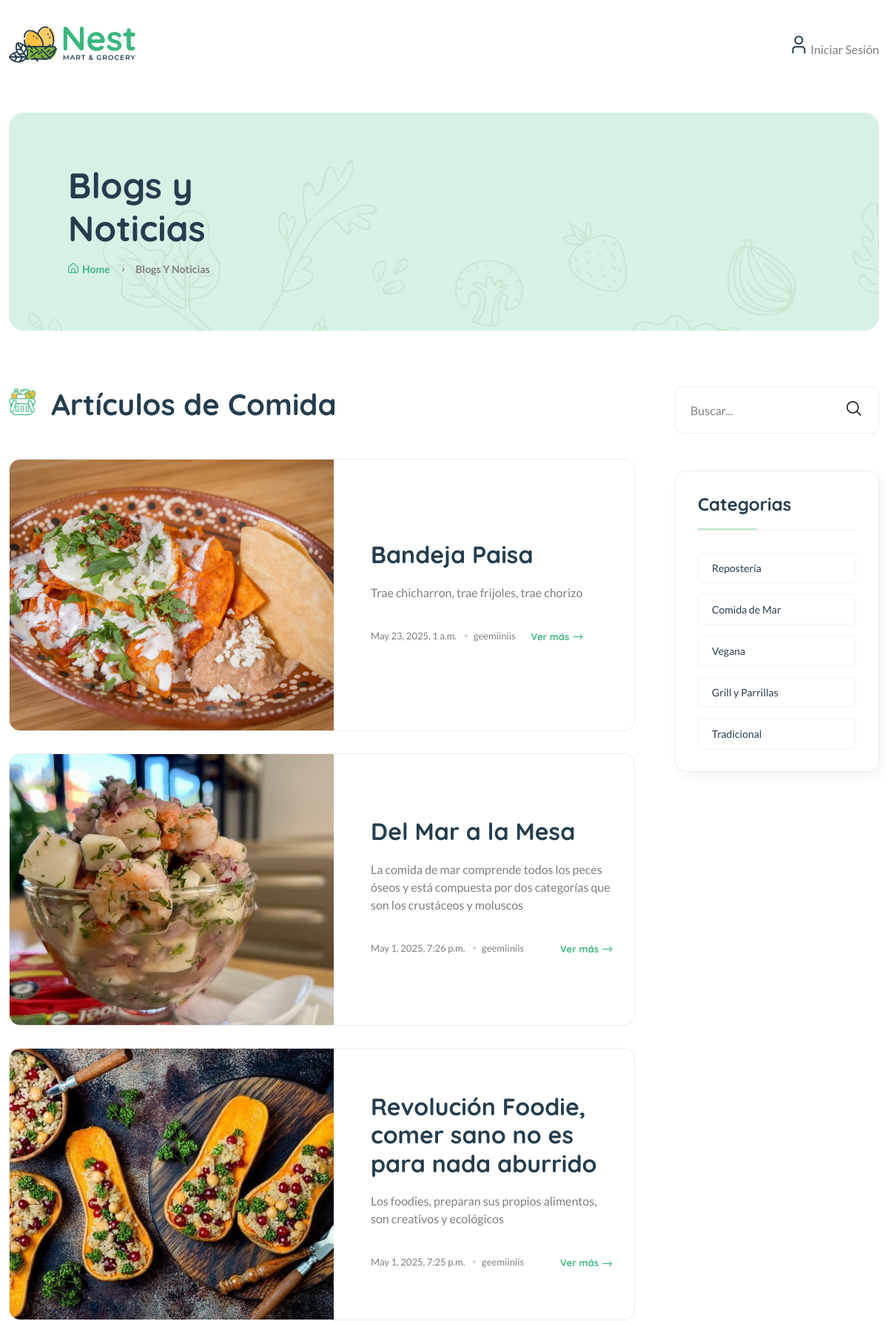
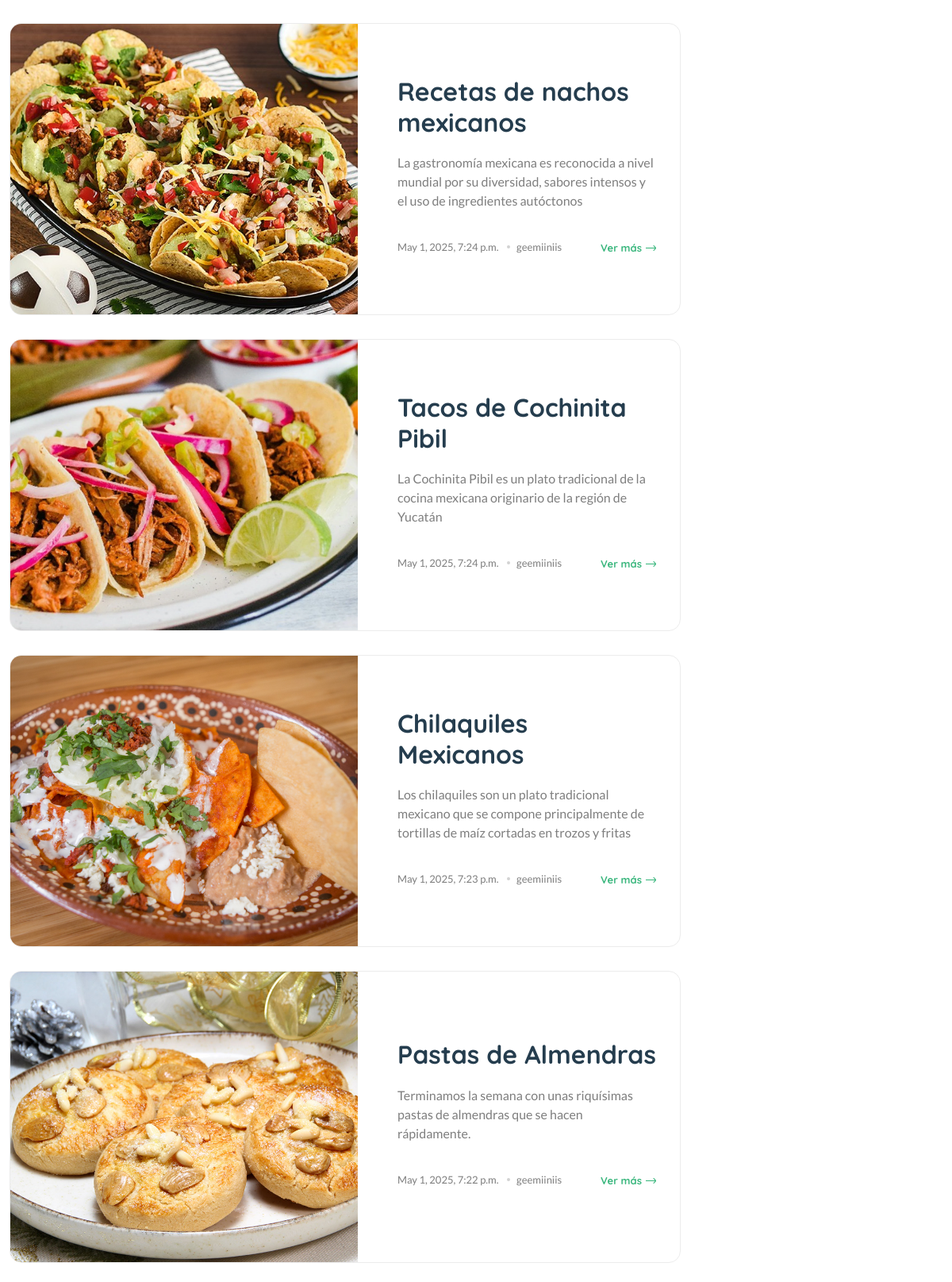
The page / (upper part) on the database its author committed (2 pictures, top to bottom).
### blogs/models.py (models this page shows, shortened)
class Blog(models.Model):
    title = models.CharField(max_length=100)
    slug = models.SlugField(max_length=150, unique=True, blank=True)
    category = models.ForeignKey(Category, on_delete=models.CASCADE)
    author=models.ForeignKey(User, on_delete=models.CASCADE)
    featured_image = models.ImageField(upload_to='uploads/%Y/%m/%d')
    short_description = models.TextField(max_length=500)
    blog_body=models.TextField(max_length=2000)
    status = models.TextField(max_length=20, choices=STATUS_CHOICES, default="Draft")
    is_featured = models.BooleanField(default=False)
    created_at = models.DateTimeField(auto_now_add=True)
    update_at = models.DateTimeField(auto_now=True)

class Category(models.Model):
    category_name = models.CharField(max_length=50, unique=True)
    created_at = models.DateTimeField(auto_now_add=True)
    update_at = models.DateTimeField(auto_now=True)
    class Meta:
        verbose_name_plural='categories'

### blog_enterprise/views.py (the view)
# urls.py: 2. Add a URL to urlpatterns:  path('', views.home, name='home')
def home(request):
    posts = Blog.objects.filter(is_featured=True).order_by('-update_at')
    context = {
        'featured_posts': posts
    }
    return render(request, 'home.html', context)

### blogs/context_processors.py (called while the page is built)
def get_categories(request):
    categories = Category.objects.all()
    return dict(categories=categories)

### templates/home.html (shortened to what this page needs)
{% extends 'base.html' %}
{% load static %}
    {% block content %}
    <main class="main">
        <div class="page-header mt-30 mb-75">
            <div class="container">
                <div class="archive-header">
                    <div class="row align-items-center">
                        <div class="col-xl-3">
                            <h1 class="mb-15">Blogs y Noticias</h1>
                            <div class="breadcrumb">
                                <a href="{% url 'home' %}" rel="nofollow"><i class="fi-rs-home mr-5"></i>Home</a>
                                <span></span> Blogs y Noticias
                            </div>
                        </div>
                    </div>
                </div>
            </div>
        </div>
        <div class="page-content mb-50">
            <div class="container">
                <div class="row">
                    <div class="col-lg-9">
                        <div class="shop-product-fillter mb-50 pr-30">
                            <div class="totall-product">
                                <h2>
                                    <img class="w-36px mr-10" src="{% static 'assets/imgs/theme/icons/category-1.svg' %}" alt="" />
                                    Artículos de Comida
                                </h2>
                            </div>
                        </div>
                        <div class="loop-grid loop-list pr-30 mb-50">
                            {% for post in featured_posts %}
                            <article class="wow fadeIn animated hover-up mb-30 animated">
                                <div class="post-thumb" style="background-image: url({{ post.featured_image.url }})"></div>
                                <div class="entry-content-2 pl-50">
                                    <h3 class="post-title mb-20">
                                        <a href="{% url 'blogs' post.slug %}">{{ post.title }}</a>
                                    </h3>
                                    <p class="post-exerpt mb-40">{{ post.short_description }}</p>
                                    <div class="entry-meta meta-1 font-xs color-grey mt-10 pb-10">
                                        <div>
                                            <span class="post-on">{{ post.created_at }}</span>
                                            <span class="hit-count has-dot">{{ post.author }}</span>
                                        </div>
                                        <a href="{% url 'blogs' post.slug %}" class="text-brand font-heading font-weight-bold"> Ver más<i class="fi-rs-arrow-right"></i></a>
                                    </div>
                                </div>
                            </article>
                            {% endfor %}
                        </div>
                    </div>
                    <div class="col-lg-3 primary-sidebar sticky-sidebar">
                        <div class="widget-area">
                            {% include 'includes/blog_search.html' %}
                            {%  include 'includes/category_list.html' %}
                        </div>
                    </div>
                </div>
            </div>
        </div>
    </main>
    {% endblock %}

### templates/includes/category_list.html
<div class="sidebar-widget widget-category-2 mb-50">
    <h5 class="section-title style-1 mb-30">Categorias</h5>
    <ul>
        {% for cat in categories %}
        <li>
            <a href="{% url 'posts_by_category' cat.id %}"> {{ cat.category_name }} </a>
        </li>
        {% endfor %}
    </ul>
</div>

### rows shown on the page
Blog: featured_image (picture), title "Bandeja Paisa", short_description "Trae chicharron, trae frijoles, trae chorizo", created_at "May 23, 2025, 1 a.m.", author "geemiiniis"
Blog: featured_image (picture), title "Del Mar a la Mesa", short_description "La comida de mar comprende todos los peces óseos y está compuesta por dos categorías que son los crustáceos y moluscos", created_at "May 1, 2025, 7:26 p.m.", author "geemiiniis"
Blog: featured_image (picture), title "Revolución Foodie, comer sano no es para nada aburrido", short_description "Los foodies, preparan sus propios alimentos, son creativos y ecológicos", created_at "May 1, 2025, 7:25 p.m.", author "geemiiniis"
Blog: featured_image (picture), title "Recetas de nachos mexicanos", short_description "La gastronomía mexicana es reconocida a nivel mundial por su diversidad, sabores intensos y el uso de ingredientes autóctonos", created_at "May 1, 2025, 7:24 p.m.", author "geemiiniis"
Blog: featured_image (picture), title "Tacos de Cochinita Pibil", short_description "La Cochinita Pibil es un plato tradicional de la cocina mexicana originario de la región de Yucatán", created_at "May 1, 2025, 7:24 p.m.", author "geemiiniis"
Blog: featured_image (picture), title "Chilaquiles Mexicanos", short_description "Los chilaquiles son un plato tradicional mexicano que se compone principalmente de tortillas de maíz cortadas en trozos y fritas", created_at "May 1, 2025, 7:23 p.m.", author "geemiiniis"
Blog: featured_image (picture), title "Pastas de Almendras", short_description "Terminamos la semana con unas riquísimas pastas de almendras que se hacen rápidamente.", created_at "May 1, 2025, 7:22 p.m.", author "geemiiniis"
Category: category_name "Repostería"
Category: category_name "Comida de Mar"
Category: category_name "Vegana"
Category: category_name "Grill y Parrillas"
Category: category_name "Tradicional"
